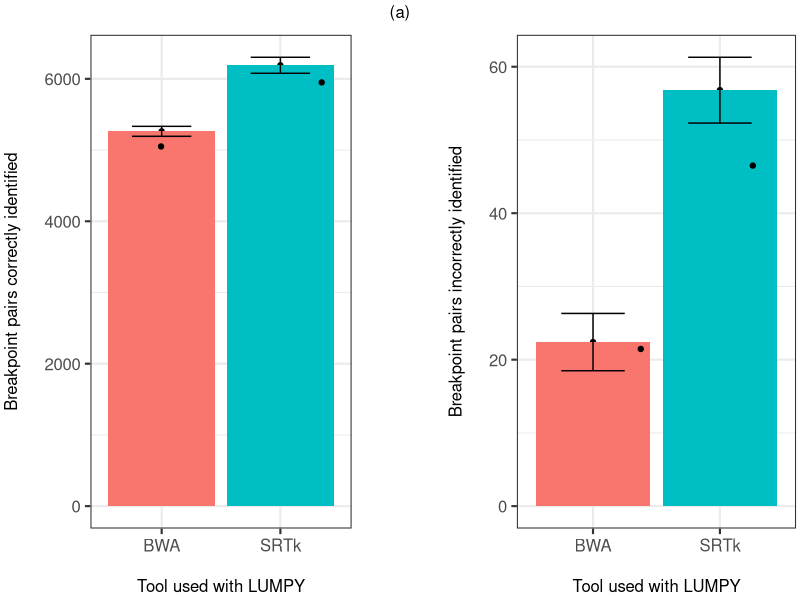
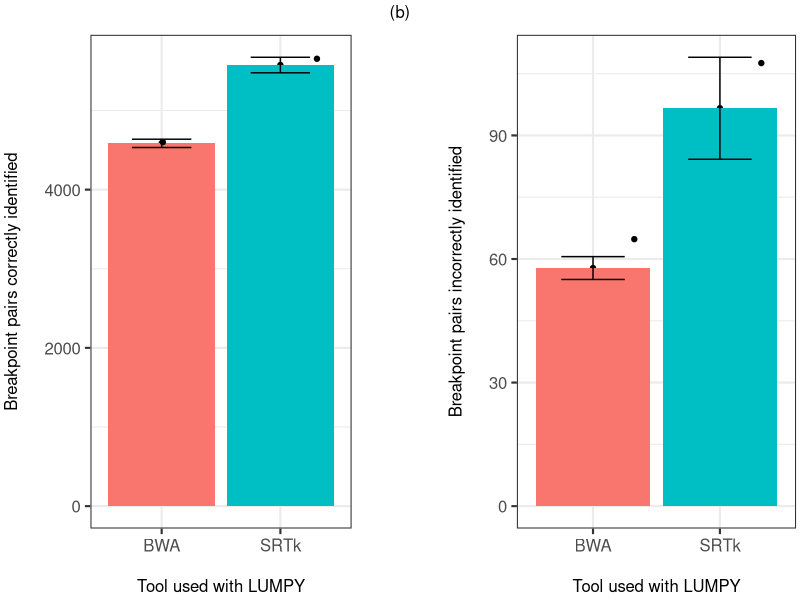

Here is the R script that generated these plots, in order:
#!/usr/bin/Rscript

library(ggplot2)
library(grid)
library(gridExtra)

# -----------------------------------------------------------------------------
theme_set(theme_bw(base_size = 16))
png("random.png", width = 600, height = 580, res = 100)

data = read.table("random.txt", header = T)
tp = subset(data, subset = data$Index == "TP")
fp = subset(data, subset = data$Index == "FP")

df = data.frame(
    Mapper = c("BWA", "SRTk"),
    means = c(mean(subset(tp, subset = tp$Mapper == "BWA")$Value),
              mean(subset(tp, subset = tp$Mapper == "SRTk")$Value)),
    sds = c(sd(subset(tp, subset = tp$Mapper == "BWA")$Value),
            sd(subset(tp, subset = tp$Mapper == "SRTk")$Value))
    )

q1 = qplot(x = factor(Mapper), y = means, data = df, fill = factor(Mapper))
q1 = q1 + geom_bar(data = df, stat = "identity", position = "dodge")
q1 = q1 + geom_errorbar(data = df, aes(ymin=means-sds, ymax=means+sds), width =
0.5)
q1 = q1 + geom_jitter()
q1 = q1 + labs(x = "\nTool used with LUMPY", y = "Breakpoint pairs correctly identified\n")
q1 = q1 + theme(axis.text=element_text(size=12),
                axis.title=element_text(size=12),
                plot.margin = unit(c(3,1,1,1), "mm"))
q1 = q1 + guides(fill=F)

df = data.frame(
    Mapper = c("BWA", "SRTk"),
    means = c(mean(subset(fp, subset = fp$Mapper == "BWA")$Value),
              mean(subset(fp, subset = fp$Mapper == "SRTk")$Value)),
    sds = c(sd(subset(fp, subset = fp$Mapper == "BWA")$Value),
            sd(subset(fp, subset = fp$Mapper == "SRTk")$Value))
    )


q2 = qplot(x = factor(Mapper), y = means, data = df, fill = factor(Mapper))
q2 = q2 + geom_bar(data = df, stat = "identity", position = "dodge")
q2 = q2 + geom_errorbar(data = df, aes(ymin=means-sds, ymax=means+sds), width =
0.5)
q2 = q2 + geom_jitter()
q2 = q2 + labs(x = "\nTool used with LUMPY", y = "Breakpoint pairs incorrectly identified\n")
q2 = q2 + theme(axis.text=element_text(size=12),
                axis.title=element_text(size=12),
                plot.margin = unit(c(3,1,1,1), "mm"))
q2 = q2 + guides(fill=F)

blank<-rectGrob(gp=gpar(col="white")) 

grid.arrange(q1, blank, q2, nrow = 1, ncol=3, widths=c(1, 0.25, 1), top = "(a)")

dev.off()

# -----------------------------------------------------------------------------
theme_set(theme_bw(base_size = 16))
png("repeats.png", width = 600, height = 580, res = 100)

data = read.table("repeats.txt", header = T)
tp = subset(data, subset = data$Index == "TP")
fp = subset(data, subset = data$Index == "FP")

df = data.frame(
    Mapper = c("BWA", "SRTk"),
    means = c(mean(subset(tp, subset = tp$Mapper == "BWA")$Value),
              mean(subset(tp, subset = tp$Mapper == "SRTk")$Value)),
    sds = c(sd(subset(tp, subset = tp$Mapper == "BWA")$Value),
            sd(subset(tp, subset = tp$Mapper == "SRTk")$Value))
    )

q1 = qplot(x = factor(Mapper), y = means, data = df, fill = factor(Mapper))
q1 = q1 + geom_bar(data = df, stat = "identity", position = "dodge")
q1 = q1 + geom_errorbar(data = df, aes(ymin=means-sds, ymax=means+sds), width =
0.5)
q1 = q1 + geom_jitter()
q1 = q1 + labs(x = "\nTool used with LUMPY", y = "Breakpoint pairs correctly identified\n")
q1 = q1 + theme(axis.text=element_text(size=12),
                axis.title=element_text(size=12),
                plot.margin = unit(c(3,1,1,1), "mm"))
q1 = q1 + guides(fill=F)

df = data.frame(
    Mapper = c("BWA", "SRTk"),
    means = c(mean(subset(fp, subset = fp$Mapper == "BWA")$Value),
              mean(subset(fp, subset = fp$Mapper == "SRTk")$Value)),
    sds = c(sd(subset(fp, subset = fp$Mapper == "BWA")$Value),
            sd(subset(fp, subset = fp$Mapper == "SRTk")$Value))
    )


q2 = qplot(x = factor(Mapper), y = means, data = df, fill = factor(Mapper))
q2 = q2 + geom_bar(data = df, stat = "identity", position = "dodge")
q2 = q2 + geom_errorbar(data = df, aes(ymin=means-sds, ymax=means+sds), width =
0.5)
q2 = q2 + geom_jitter()
q2 = q2 + labs(x = "\nTool used with LUMPY", y = "Breakpoint pairs incorrectly identified\n")
q2 = q2 + theme(axis.text=element_text(size=12),
                axis.title=element_text(size=12),
                plot.margin = unit(c(3,1,1,1), "mm"))
q2 = q2 + guides(fill=F)

blank<-rectGrob(gp=gpar(col="white")) 

grid.arrange(q1, blank, q2, nrow = 1, ncol=3, widths=c(1, 0.25, 1), top = "(b)")

dev.off()
